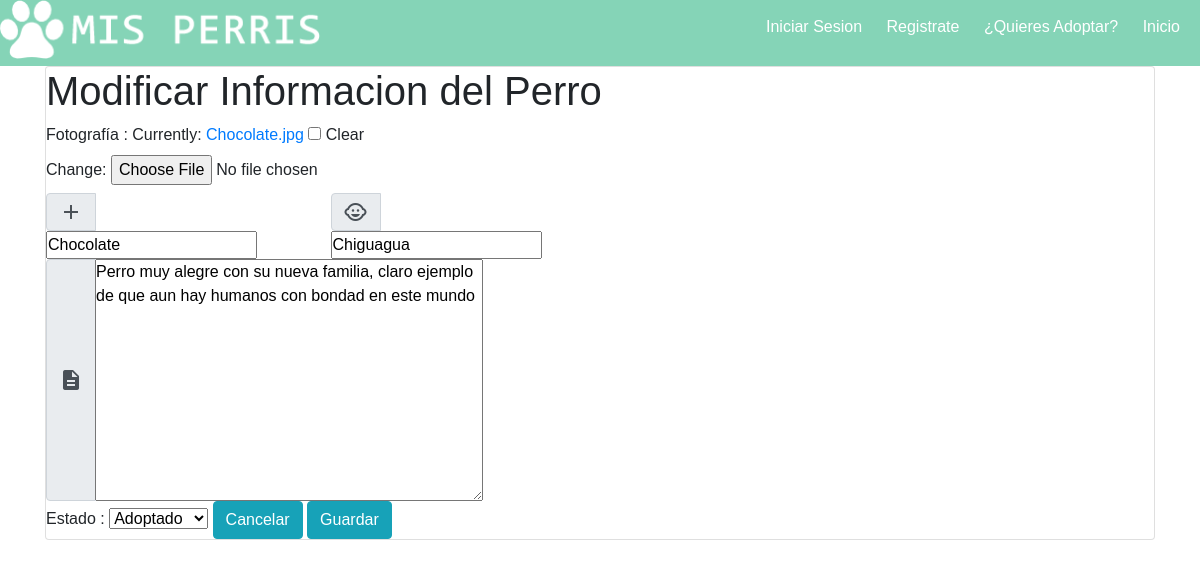
/perro/19/editar/, run on the app's committed database.
### perris/models.py (models this page shows, shortened)
class Perros_Rescatados(models.Model):
    author = models.ForeignKey('auth.User', on_delete=models.CASCADE)
    estado= models.CharField(max_length=30, choices=ESTADOS, default='')
    fotografia_perro=models.FileField(blank=True, null=True)
    nombre_perro = models.CharField(max_length=200)
    raza_predominante = models.CharField(max_length=200)
    descripcion=models.TextField()
    published_date = models.DateTimeField(blank=True, null=True)
    class Meta:
        permissions = (
            ('adoptantes', _('Adoptantes')),
        )

### perris/views.py (the view)
# urls.py: path('perro/<int:pk>/editar/', views.editarperro, name='edit_post_perro'),
def editarperro(request, pk):
    post = get_object_or_404(Perros_Rescatados, pk=pk)
    if request.method == "POST":
        form = Perro_RescatadoForm(request.POST or None , request.FILES or None, instance=post)
        if form.is_valid():
            post = form.save(commit=False)
            post.author = request.user
            post.published_date = timezone.now()
            post.save()
            messages.info(request, 'La informacion del  perro se actualizo')
            return redirect('adm.inicio')
    else:
        form = Perro_RescatadoForm(instance=post)
    return render(request, 'perris/editarperro.html', {'form': form})

### perris/forms.py
class Perro_RescatadoForm(forms.ModelForm):
	class Meta:
		model=Perros_Rescatados
		fields=('fotografia_perro','nombre_perro' , 'raza_predominante' , 'descripcion','estado', )

### perris/templates/perris/editarperro.html (shortened to what this page needs)
{% load staticfiles %}
<!DOCTYPE html>
<html lang="en">
<head>
        <link href="https://use.fontawesome.com/releases/v5.0.7/css/all.css" rel="stylesheet">
    <link rel="stylesheet" href="{% static 'css/perris.css' %}">
    <link rel="stylesheet" href="{% static 'Fuentes/style.css' %}">
<link rel="stylesheet" href="https://stackpath.bootstrapcdn.com/bootstrap/4.1.3/css/bootstrap.min.css">
<link rel="stylesheet" type="text/css" href="{% static 'fonts/style.css' %}">
<link rel="stylesheet" href="https://cdnjs.cloudflare.com/ajax/libs/animate.css/3.7.0/animate.min.css">
<link href="//cdn.bootcss.com/bootstrap-datetimepicker/4.17.44/css/bootstrap-datetimepicker.min.css" rel="stylesheet">
<link rel="stylesheet" href="https://use.fontawesome.com/releases/v5.4.1/css/all.css"></head>
</head>
 <div class="contenido-cabecera">
                <div class="cabecera-logo">
                    <img src="{% static 'img/logo.png' %}" alt="logo">
                </div>
                <div class="cabecera-lista">
                    <ul class="lista">
                         {% if user.is_authenticated %}
                        <li><a href="{% url 'logout' %}">Cerrar Sesion ({{user.username}}) </a> </li>
                        {% else %}
                        <li><a href="{% url 'login' %}">Iniciar Sesion</a> </li>
                        <li><a href="{% url 'registrar' %}">Registrate</a> </li>
                        {% endif %}
                        <li><a href="{% url 'perros_disponibles' %}">¿Quieres Adoptar?</a> </li>
                        <li><a href="http://localhost:8000/">Inicio</a> </li>
                    </ul>
                </div>
            </div>
<div class="container">
<div class="card formulario-perro">
        <h1 class="titulo-agregar-perro ">Modificar Informacion del Perro</h1>
    <div class="row ">
    <div class="col-lg-6 ">
        <form method="POST" class="form-add" enctype="multipart/form-data">
        <label>Fotografía : {{form.fotografia_perro}}</label>
               <div class="row">
                <div class="col-6">
                    <div class="input-group">
                <div class="input-group-prepend">
                  <div class="input-group-text"><i class="material-icons">add</i></div>
                </div>
                {{form.nombre_perro}}
              </div>
                </div>
                <div class="col-6">
                  <div class="input-group">
                <div class="input-group-prepend">
                  <div class="input-group-text"><i class="material-icons">child_care</i></div>
                </div>
                {{ form.raza_predominante }}
              </div>
                </div>
               </div>
               <div class="row">
                 <div class="col-12">
                   <div class="input-group">
                <div class="input-group-prepend">
                  <div class="input-group-text"><i class="material-icons">description</i></div>
                </div>
                {{ form.descripcion }}
              </div>
                 </div>
               </div>
                <label>Estado : {{form.estado}}</label>
       <a href="{%  url 'adm.inicio' %}" class="btn btn-info btn-cancelar" >Cancelar</a>
     <button type='submit' class="save btn btn-info btn-cancelar">Guardar</button>
    </form>
    </div>
</div>
</div>
</div>

### perris/static/css/perris.css (style rules this page uses)
* { margin:0; padding: 0; box-sizing: border-box; font-family: Arial, Helvetica, sans-serif; }
.contenido-cabecera { width: auto; margin-top: 100px; text-align: center; margin: auto; }
.cabecera-logo { background: #85d4b7; text-align: center; }
.cabecera-logo img { width: 100%; max-width: 326px; }
.cabecera-lista { text-align: center ; }
.lista li { height: 50px; box-sizing: border-box; border: 1px solid #85d4b7 ; background: #6ccba9; cursor: pointer; list-style: none; }
.lista li a { padding-top: 15px; display: block; color: white; text-decoration: none; }
@media screen and (min-width: 800px) { .contenido-cabecera { display: flex; justify-content: space-between; background: #85D4B7; } }
@media screen and (min-width: 800px) { .lista li { padding-right: 20px; background: #85D4B7; display: inline-block; border: none; } }

### data on the page
Perros_Rescatados: nombre_perro "Chocolate", raza_predominante "Chiguagua", descripcion "Perro muy alegre con su nueva familia, claro ejemplo de que aun hay humanos con bondad en este mundo", estado "Adoptado"
